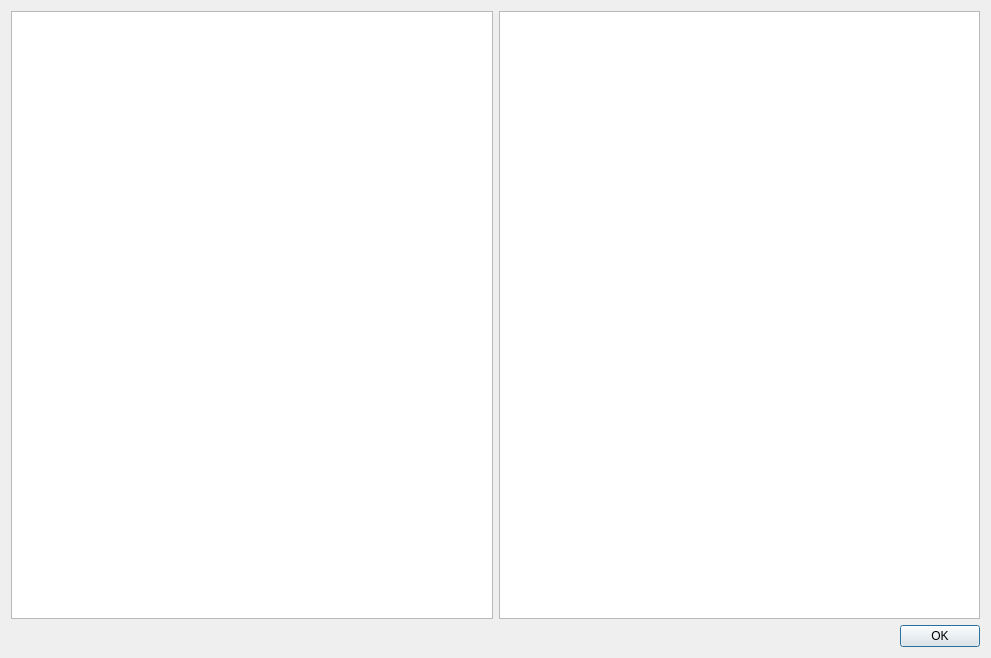
<?xml version="1.0" encoding="UTF-8"?>
<ui version="4.0">
 <class>TrashDialog</class>
 <widget class="QDialog" name="TrashDialog">
  <property name="geometry">
   <rect>
    <x>0</x>
    <y>0</y>
    <width>991</width>
    <height>658</height>
   </rect>
  </property>
  <property name="windowTitle">
   <string>Dialog</string>
  </property>
  <layout class="QGridLayout" name="gridLayout">
   <item row="0" column="0">
    <layout class="QHBoxLayout" name="horizontalLayout">
     <item>
      <widget class="QListWidget" name="trashListWidget"/>
     </item>
     <item>
      <widget class="QTextBrowser" name="noteBrowser">
       <property name="styleSheet">
        <string notr="true"/>
       </property>
       <property name="html">
        <string>&lt;!DOCTYPE HTML PUBLIC &quot;-//W3C//DTD HTML 4.0//EN&quot; &quot;http://www.w3.org/TR/REC-html40/strict.dtd&quot;&gt;
&lt;html&gt;&lt;head&gt;&lt;meta name=&quot;qrichtext&quot; content=&quot;1&quot; /&gt;&lt;style type=&quot;text/css&quot;&gt;
p, li { white-space: pre-wrap; }
&lt;/style&gt;&lt;/head&gt;&lt;body style=&quot; font-family:'Sans Serif'; font-size:9pt; font-weight:400; font-style:normal;&quot;&gt;
&lt;p style=&quot;-qt-paragraph-type:empty; margin-top:0px; margin-bottom:0px; margin-left:0px; margin-right:0px; -qt-block-indent:0; text-indent:0px;&quot;&gt;&lt;br /&gt;&lt;/p&gt;&lt;/body&gt;&lt;/html&gt;</string>
       </property>
      </widget>
     </item>
    </layout>
   </item>
   <item row="1" column="0">
    <widget class="QDialogButtonBox" name="buttonBox">
     <property name="orientation">
      <enum>Qt::Horizontal</enum>
     </property>
     <property name="standardButtons">
      <set>QDialogButtonBox::Ok</set>
     </property>
    </widget>
   </item>
  </layout>
 </widget>
 <resources/>
 <connections/>
</ui>
